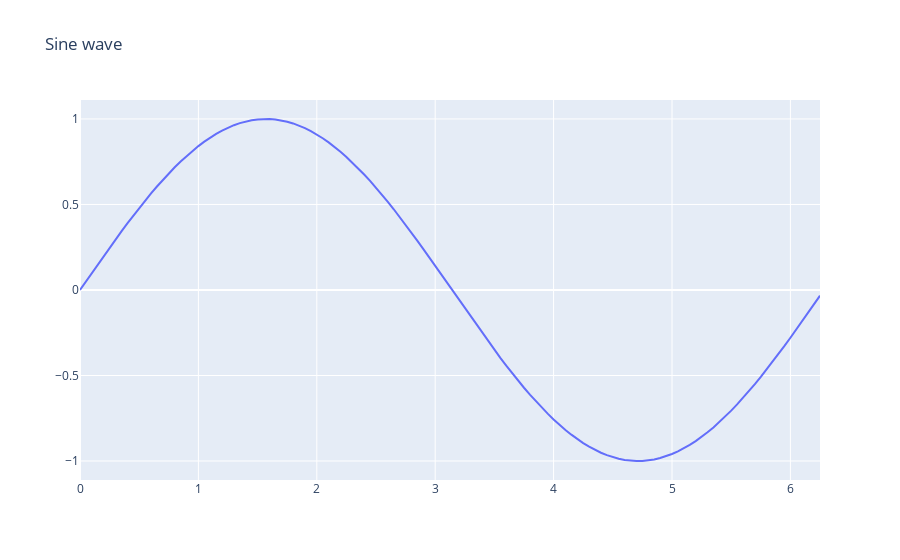

Source (notebook cell):
### Code cell
import plotly.graph_objs as go
import numpy as np
import math #needed for definition of pi

xpoints = np.arange(0, math.pi*2, 0.05)
ypoints = np.sin(xpoints)
trace0 = go.Scatter(
   x = xpoints, y = ypoints
)
data = [trace0]
iplot({ "data": data,"layout": go.Layout(title="Sine wave")})
